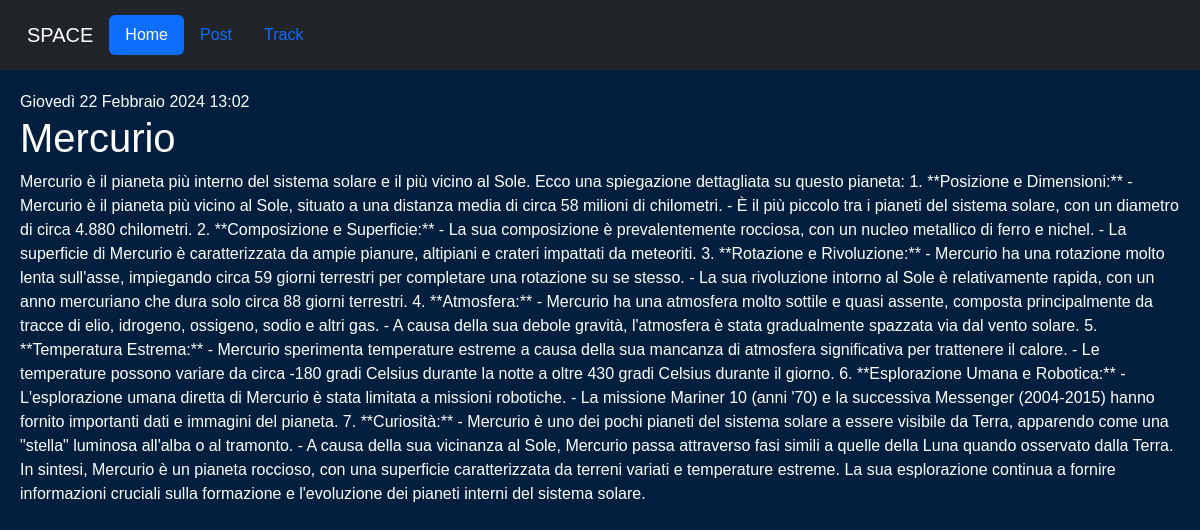
The app's page /post/2/ with its own data.
### blog/models.py (models this page shows, shortened)
class Post(models.Model):
    author = models.ForeignKey('auth.User', on_delete=models.CASCADE)
    title = models.CharField(max_length=120)
    description = models.TextField()
    created_date = models.DateTimeField(default=timezone.now)
    published_date = models.DateTimeField(blank=True, null=True)

### blog/views.py (the view)
# urls.py: path('post/<int:pk>/', views.post_detail, name='post_detail'),
def post_detail(request, pk):
    post = get_object_or_404(Post, pk=pk)
    return render(request, 'blog/post_detail.html', {'post': post})

### blog/templates/blog/post_detail.html
{% extends 'base.html' %}
{% block content %}
    <div class="post">
        {% if post.published_date %}
            <div class="date">
                {{ post.published_date }}
            </div>
        {% endif %}
        <h1>{{ post.title }}</h1>
        <p>{{ post.description }}</p>
    </div>
{% endblock %}

### static/css/home.css (style rules this page uses)
body { background-color: #001f3f; margin: 0; font-family: Arial, sans-serif; color: #ffffff; }

### records on screen
Post: published_date "Giovedì 22 Febbraio 2024 13:02", title "Mercurio", description "Mercurio è il pianeta più interno del sistema solare e il più vicino al Sole. Ecco una spiegazione dettagliata su questo pianeta: 1. **Posizione e Dimensioni:** - Mercurio è il pianeta più vicino al Sole, situato a una distanza media di circa 58 milioni di chilometri. - È il più piccolo tra i pianeti del sistema solare, con un diametro di circa 4.880 chilometri. 2. **Composizione e Superficie:** - La sua composizione è prevalentemente rocciosa, con un nucleo metallico di ferro e nichel. - La superficie di Mercurio è caratterizzata da ampie pianure, altipiani e crateri impattati da meteoriti. 3. **Rotazione e Rivoluzione:** - Mercurio ha una rotazione molto lenta sull'asse, impiegando circa…"
